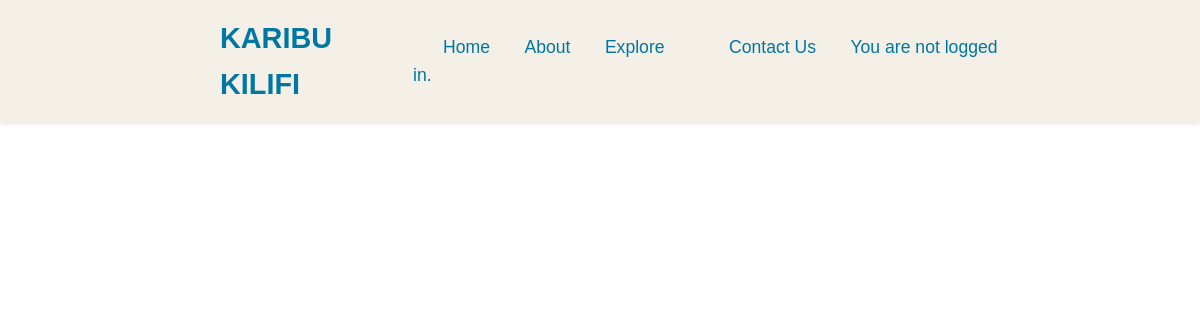
Page /accommodate/ on the earlier database version.
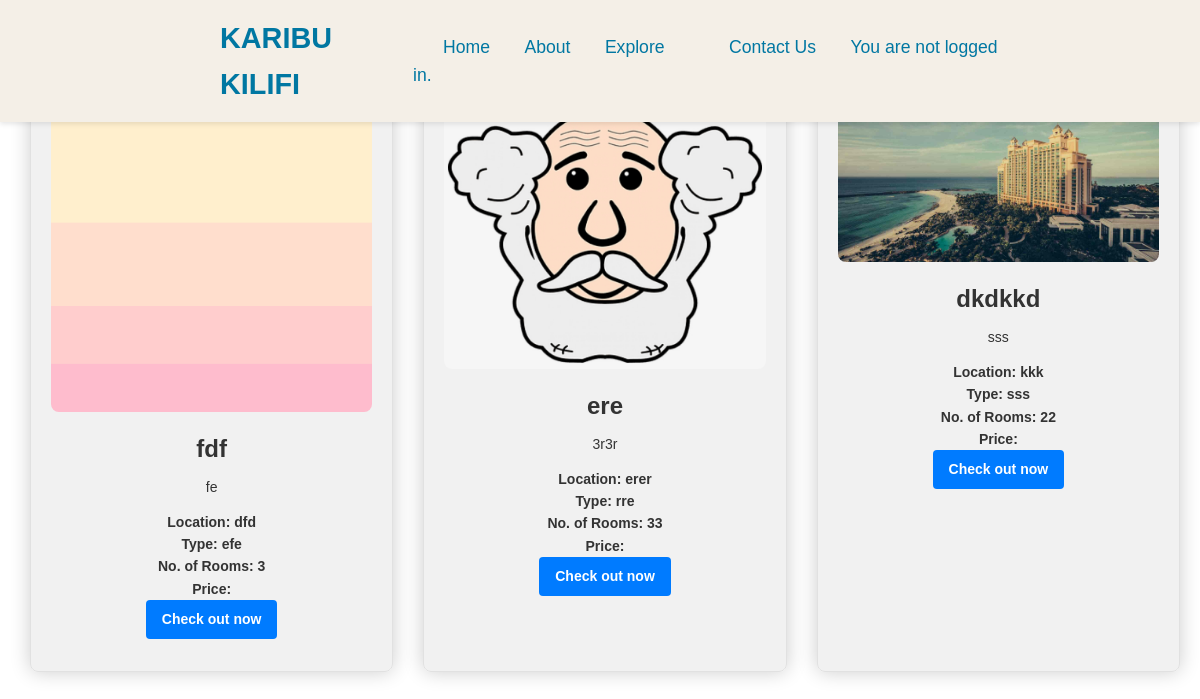
Same page on the later database version.
### Karibu_Kilifi/models.py (models this page shows, shortened)
class accommodation(models.Model):
    name = models.CharField(max_length=50, verbose_name='Name')
    location = models.CharField(max_length=20, verbose_name='Location')
    price = models.IntegerField(verbose_name='Price')
    image = models.ImageField(verbose_name='Image', blank=True)
    description = models.TextField(max_length=100, verbose_name='Description')
    type = models.CharField(max_length=20, verbose_name='Type')
    rooms = models.IntegerField(verbose_name='No. of rooms')
    phone = models.CharField(verbose_name='Contact Phone', blank=True, max_length=15)
    email_address = models.EmailField(verbose_name='Email Address', blank=True)

### Karibu_Kilifi/views.py (the view)
# urls.py: path('accommodate/', accommodate, name='Accommodation'),
def accommodate(request):
    CheckIn = accommodation.objects.all()
    return render(request, 'Accommodations/User/accommodation_users.html', {"accommodateme": CheckIn})

### templates/Accommodations/User/accommodation_users.html (shortened to what this page needs)
{% extends 'Websites/index.html' %}
{% block content %}
<div class="product-cards">
     {% for accommodations in accommodateme %}
        <div class="product-card">
            <img src=" {{ accommodations.image.url }}" alt="{{ accommodations.name }} a {{ accommodations.type }} in {{ accommodations.location }}">
            <div class="product-info">
                <h2>{{ accommodations.name }}</h2>
                <p>{{ accommodations.description}}</p>
                <p class="price">
                Location: {{ accommodations.location }}<br>
                Type: {{ accommodations.type }}<br>
                No. of Rooms: {{ accommodations.rooms }}<br>
                Price: {{ cars.price }} <br>
                <a href="{% url 'AccommodationReservation' %}">Check out now</a>
            </div>
        </div>
    {% endfor %}
</div>
{% endblock %}

Differences in the rows shown:
added accommodation: image (picture), name "fdf", description "fe", location "dfd", type "efe", rooms "3"
added accommodation: image (picture), name "ere", description "3r3r", location "erer", type "rre", rooms "33"
added accommodation: image (picture), name "dkdkkd", description "sss", location "kkk", type "sss", rooms "22"
